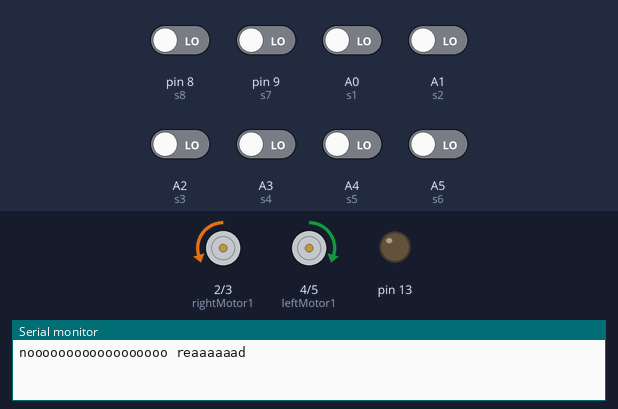
Bench run of a sketch on a simulated Arduino Uno, built with avr-gcc and run on an emulated ATmega328P. On the bench: motor-driver pin pairs drawn as motors (green arrow = first pin HIGH = forward, orange = second pin HIGH = backward, longer = more drive, scaled by the enable pin), output pins drawn as LEDs (lit = HIGH), the last lines printed to the serial monitor. The test bench sets the inputs (shaded band); at power-on: A0 (s1), A1 (s2), A2 (s3), A3 (s4), A4 (s5), A5 (s6), pin 8 (s8), pin 9 (s7) LOW.

Above: at 1.2 s.
1.3 s: A4 (s5) driven HIGH
At 1.9 s:
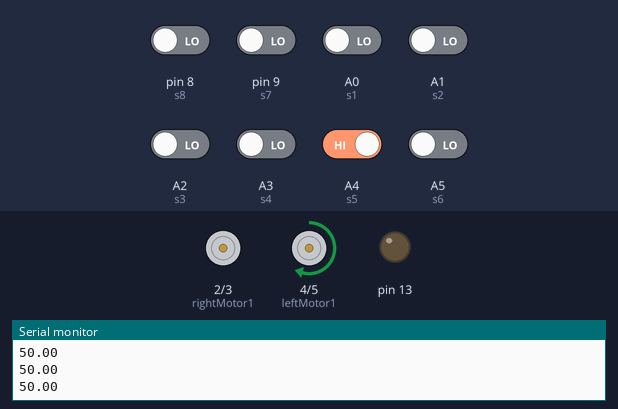
2.8 s: A0 (s1) driven HIGH
At 3.2 s:
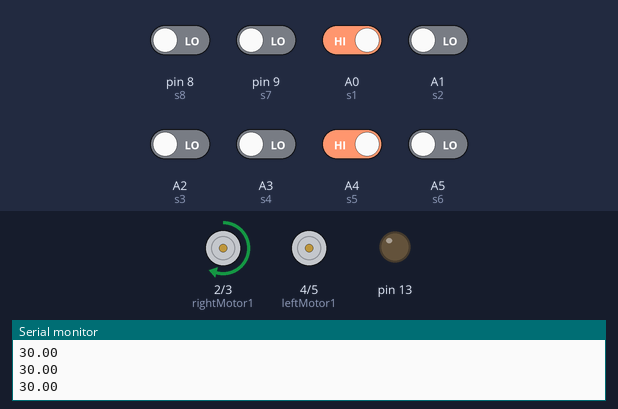
4.3 s: pin 8 (s8) driven HIGH
At 5.5 s:
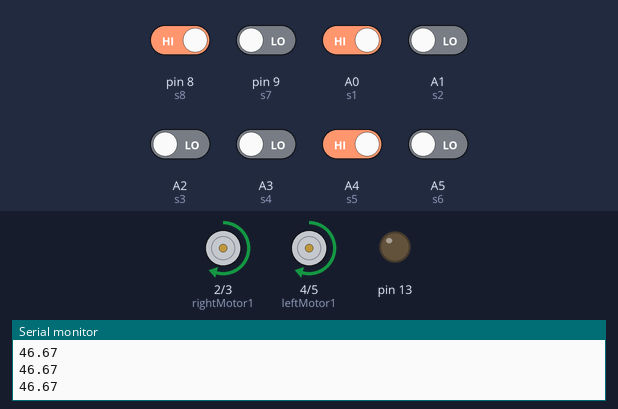
5.8 s: pin 8 (s8) driven LOW
At 6.7 s:
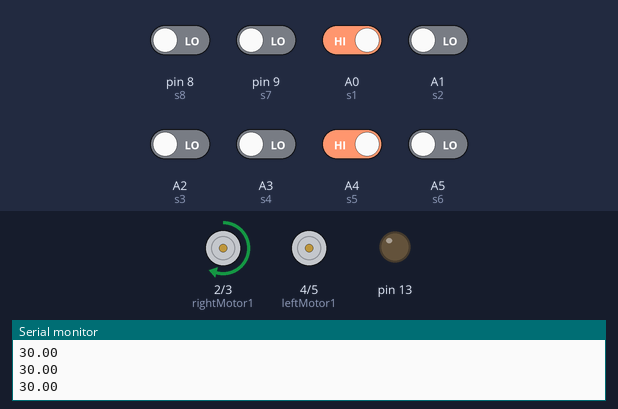
7.3 s: A4 (s5) driven LOW
At 7.8 s:
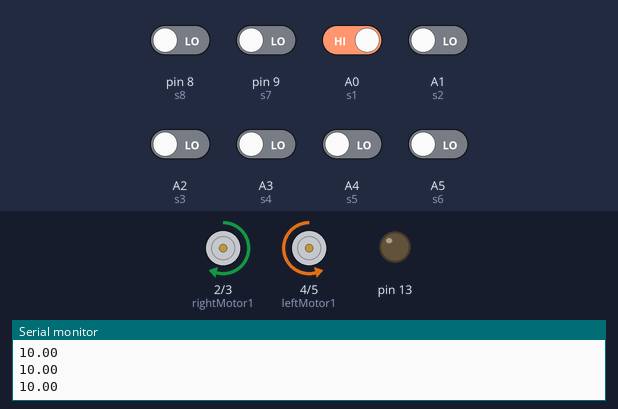
8.8 s: pin 9 (s7) driven HIGH
At 10.1 s:
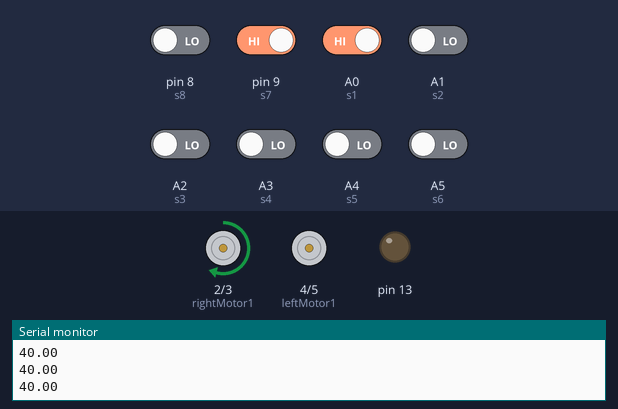
Timing chart, 0 to 11.3 s (numbered marks = the images above; inputs shaded):
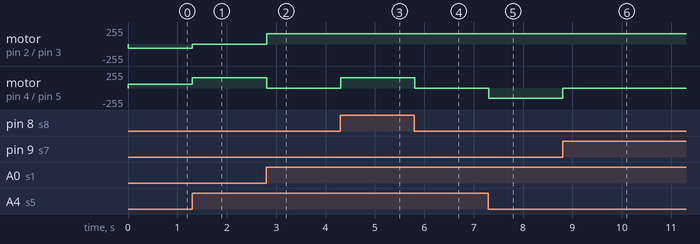

The sketch:

test_and_joyetu_untouched.ino
```cpp
#define rightMaxSpeed 100 // max speed of the robot
#define leftMaxSpeed 100 // max speed of the robot
int rightBaseSpeed =60 ;// this is the speed at which the motors should spin when the robot is perfectly on the line
int leftBaseSpeed  =60; // this is the speed at which the motors should spin when the robot is perfectly on the line
#define NUM_SENSORS  8     // number of sensors used
#define TIMEOUT       2500  // waits for 2500 us for sensor outputs to go low
#define timegap   10
int base =155;
int senval[8];
bool checkflag =false;
char arr[100];
#define rightMotor1 2
#define rightMotor2 3
#define rightMotorPWM 10
#define leftMotor1 4
#define leftMotor2 5
#define leftMotorPWM 11

#define moveforward();    analogWrite(leftMotorPWM,leftBaseSpeed);analogWrite(rightMotorPWM,rightBaseSpeed);digitalWrite(leftMotor1, HIGH); digitalWrite(leftMotor2, LOW); digitalWrite(rightMotor1, HIGH); digitalWrite(rightMotor2, LOW)
#define movebackward();   analogWrite(leftMotorPWM,leftBaseSpeed);analogWrite(rightMotorPWM,rightBaseSpeed);digitalWrite(leftMotor1, LOW); digitalWrite(leftMotor2, HIGH); digitalWrite(rightMotor1, LOW); digitalWrite(rightMotor2, HIGH)
#define rotateleft();     analogWrite(leftMotorPWM,leftBaseSpeed);analogWrite(rightMotorPWM,rightBaseSpeed);digitalWrite(leftMotor1, LOW); digitalWrite(leftMotor2, HIGH); digitalWrite(rightMotor1, HIGH); digitalWrite(rightMotor2, LOW)
#define rotateright();    analogWrite(leftMotorPWM,leftBaseSpeed);analogWrite(rightMotorPWM,rightBaseSpeed);digitalWrite(leftMotor1, HIGH); digitalWrite(leftMotor2, LOW); digitalWrite(rightMotor1, LOW); digitalWrite(rightMotor2, HIGH)
#define turnleft();       analogWrite(leftMotorPWM,leftBaseSpeed);analogWrite(rightMotorPWM,rightBaseSpeed);digitalWrite(leftMotor1, LOW); digitalWrite(leftMotor2, LOW); digitalWrite(rightMotor1, HIGH); digitalWrite(rightMotor2, LOW)
#define turnright();      analogWrite(leftMotorPWM,leftBaseSpeed);analogWrite(rightMotorPWM,rightBaseSpeed);digitalWrite(leftMotor1, HIGH); digitalWrite(leftMotor2, LOW); digitalWrite(rightMotor1, LOW); digitalWrite(rightMotor2, LOW)
#define revleft();        analogWrite(leftMotorPWM,leftBaseSpeed);analogWrite(rightMotorPWM,rightBaseSpeed);digitalWrite(leftMotor1, LOW); digitalWrite(leftMotor2, LOW); digitalWrite(rightMotor1, LOW); digitalWrite(rightMotor2, HIGH)
#define revright();       analogWrite(leftMotorPWM,leftBaseSpeed);analogWrite(rightMotorPWM,rightBaseSpeed);digitalWrite(leftMotor1, LOW); digitalWrite(leftMotor2, HIGH); digitalWrite(rightMotor1, LOW); digitalWrite(rightMotor2, LOW)
#define nomove();         analogWrite(leftMotorPWM,leftBaseSpeed);analogWrite(rightMotorPWM,rightBaseSpeed);digitalWrite(leftMotor1, LOW); digitalWrite(leftMotor2, LOW); digitalWrite(rightMotor1, LOW); digitalWrite(rightMotor2, LOW)


void setup()
{
  Serial.begin(9600);
  pinMode(rightMotor1, OUTPUT);
  pinMode(rightMotor2, OUTPUT);
  pinMode(rightMotorPWM, OUTPUT);
  pinMode(leftMotor1, OUTPUT);
  pinMode(leftMotor2, OUTPUT);
  pinMode(leftMotorPWM, OUTPUT);
  pinMode(13, OUTPUT);
  pinMode(A0, INPUT);pinMode(A1, INPUT);pinMode(A2, INPUT);pinMode(A3, INPUT);
  pinMode(A4, INPUT);pinMode(A5, INPUT);pinMode(8, INPUT);pinMode(9, INPUT);

}


//JOYETU VAI


bool online(int x)
{
  if(x==1)return true;
  return false;
}


void readsensors()
{
  senval[0]=digitalRead(A0);  senval[1]=digitalRead(A1);  senval[2]=digitalRead(A2);senval[3]=digitalRead(A3);  senval[4]=digitalRead(A4);  senval[5]=digitalRead(A5);
  senval[6]=digitalRead(9);  senval[7]=digitalRead(8);
//  for(int i=0;i<8;i++){Serial.print(senval[i]);}
//  Serial.println("");
}

bool onisection()
{
  readsensors();
  if((online(senval[0])&&online(senval[1])&&online(senval[2]))||(online(senval[5])&&online(senval[6])&&online(senval[7]))||(online(senval[5])&&online(senval[6])&&online(senval[7])&&online(senval[0])&&online(senval[1])&&online(senval[2]))){return true;}
  return false;
}
bool leftroad()
{
  readsensors();
  if(online(senval[0])&&online(senval[1])&&online(senval[2])&&online(senval[3])){return true;}
  return false;
}
bool rightroad()
{
  readsensors();
  if(online(senval[4])&&online(senval[5])&&online(senval[6])&&online(senval[7])){return true;}
  return false;
}
bool straight()
{
  //delay(timegap);
  readsensors();
  if(online(senval[3])||online(senval[4])){/*digitalWrite(13,HIGH);*/return true;}
  return false;
}
bool noroad()
{
  readsensors();
  if(!online(senval[0])&& !online(senval[1])&&!online(senval[2])&& !online(senval[3])&&!online(senval[4])&&! online(senval[5])&&!online(senval[6])&& !online(senval[7]))
  {
    Serial.print("noooooooooooooooooo reaaaaaad");
    return true;
  }
  return false;
}
void printval()
{

}
bool checkpoint()
{
  readsensors();
  if(online(senval[2])&&online(senval[3])&&online(senval[4])&&online(senval[5])&&!online(senval[0])&&!online(senval[7])){checkflag=true;}
  if(checkflag&&online(senval[0])&&online(senval[7])){return true;}
  if(!(online(senval[2])&&online(senval[3])&&online(senval[4])&&online(senval[5]))){checkflag=false;return false;}
  return false;
}


//NAVID PART


//Motor left
int enableA = rightMotorPWM;
int MotorA1 = rightMotor2;
int MotorA2 = rightMotor1;

//Motor right
int enableB = leftMotorPWM;
int MotorB1 = leftMotor2;
int MotorB2 = leftMotor1;


//sensor
int s1 = A0;
int s2 = A1;
int s3 = A2;
int s4 = A3;
int s5 = A4;
int s6 = A5;
int s7 = 9;
int s8 = 8;

bool first=false;
bool secoend=false;
int handler=0;
int sensorValue[]={0,0,0,0,0,0,0,0};

void readSensors()
{
  sensorValue[0]=digitalRead(s1);
  sensorValue[1]=digitalRead(s2);
  sensorValue[2]=digitalRead(s3);
  sensorValue[3]=digitalRead(s4);
  sensorValue[4]=digitalRead(s5);
  sensorValue[5]=digitalRead(s6);
  sensorValue[6]=digitalRead(s7);
  sensorValue[7]=digitalRead(s8);

}

void stop()
{
    digitalWrite (MotorA1, LOW);
    digitalWrite (MotorB1, LOW);

    digitalWrite (MotorA2, LOW);
    digitalWrite (MotorB2, LOW);
}

void goLeft()
{

    digitalWrite (MotorA1, LOW);
    digitalWrite (MotorB1, LOW);
    digitalWrite (MotorA2, LOW);
    digitalWrite (MotorB2, HIGH);
    //delay(10);
}

void turnLeft()
{
    digitalWrite (MotorA1, HIGH);
    digitalWrite (MotorB1, LOW);
    digitalWrite (MotorA2, LOW);
    digitalWrite (MotorB2, HIGH);
}

void goRight()
{
    digitalWrite (MotorA1, LOW);
    digitalWrite (MotorB1, LOW);
    digitalWrite (MotorA2, HIGH);
    digitalWrite (MotorB2, LOW);
    //delay(10);
}
void turnRight()
{
    digitalWrite (MotorA1, LOW);
    digitalWrite (MotorB1, HIGH);
    digitalWrite (MotorA2, HIGH);
    digitalWrite (MotorB2, LOW);
}

void goFront()
{
    digitalWrite (MotorA1, LOW);
    digitalWrite (MotorB1, LOW);
    digitalWrite (MotorA2, HIGH);
    digitalWrite (MotorB2, HIGH);
}

void goBack()
{
    digitalWrite (MotorA1, HIGH);
    digitalWrite (MotorB1, HIGH);
    digitalWrite (MotorA2, LOW);
    digitalWrite (MotorB2, LOW);
}


void autoBalance()
{

    readSensors();

    analogWrite (enableA, base);
    analogWrite (enableB, base);
    float sum=0;
    float track=0;
    float avg=0;
    for(int i=0 ;i<8;i++)
    {
      sum=sum+(sensorValue[i]*10*(i+1));


      if(sensorValue[i]==1)
      {
        track++;
      }
    }
    if(track!=0)
    {
      avg=(sum/track);
    }else{
      avg=0;
    }

    if(avg==0 && first==true)
    {
//      analogWrite (enableA, 40);
//      analogWrite (enableB, 40);
      turnRight();
      //delay(50);
      //first==false;
      //Serial.println("r8" );
    }
    else if(avg==0 && secoend==true)
    {
//      analogWrite (enableA, 40);
//      analogWrite (enableB, 40);
      turnLeft();
      //delay(50);
      //Serial.println("left" );
    }
    else if(avg<=20 )
    {
//      analogWrite (enableA, 55);
//      analogWrite (enableB, 55);
      turnRight();
      first=true;
      secoend=false;
    }
   else if(avg<=42 )
    {
//      analogWrite (enableA, 50);
//      analogWrite (enableB, 50);
      goRight();
      first=true;
      secoend=false;
    }

    else if(avg>=67 )
    {
//      analogWrite (enableA, 55);
//      analogWrite (enableB, 55);
      turnLeft();
      first=false;
      secoend=true;
    }
    else if(avg>=47 )
    {
//      analogWrite (enableA, 50);
//      analogWrite (enableB, 50);
      goLeft();
      first=false;
      secoend=true;
    }
    else if(avg>42 && avg<47)
    {
      goFront();

    }
    Serial.println(avg );

}


void loop()
{

  readsensors();
//  autoBalance();

  int x=0;
  while(!checkpoint())
  {
    if(noroad())
    {
       do{readsensors();rotateright();}while(!online(senval[4])); arr[x]='b'; x++;
    }
    else if(!onisection()){ autoBalance(); }
    else if(onisection())
    {
       if(leftroad())
       { //moveforward();delay(timegap);
         Serial.println("IN Left");
         do{readsensors();rotateleft();}while(online(senval[3])||online(senval[4]));
         do{readsensors();rotateleft();}while(!online(senval[3]));
         arr[x]='l'; x++;
       }
       else if(!leftroad())
       {
         //moveforward(); delay(timegap);
         do{ readsensors(); moveforward(); }while(online(senval[7]));
         Serial.println("NOt Left");
         readsensors();
         if(online(senval[3])||online(senval[4])){moveforward(); arr[x]='s';x++;}
         else if(!online(senval[3]&&!online(senval[4])))
           { do{readsensors();rotateright();}while(!online(senval[4])); arr[x]='r';x++;}
       }

     }

   }
   do{readsensors();rotateright();}while(online(senval[4]));
   do{readsensors();rotateright();}while(!online(senval[4]));


}
```

Measured:
- after the input at 1.3 s, motor on pin 2 (rightMotor1) / pin 3 (rightMotor2): backward 60/255 → stopped at once; motor on pin 4 (leftMotor1) / pin 5 (leftMotor2): forward 60/255 → forward 155/255 at once
- after the input at 2.8 s, motor on pin 2 (rightMotor1) / pin 3 (rightMotor2): stopped → forward 155/255 at once; motor on pin 4 (leftMotor1) / pin 5 (leftMotor2): forward 155/255 → stopped at once
- after the input at 4.3 s, motor on pin 4 (leftMotor1) / pin 5 (leftMotor2): stopped → forward 155/255 at once
- after the input at 5.8 s, motor on pin 4 (leftMotor1) / pin 5 (leftMotor2): forward 155/255 → stopped at once
- after the input at 7.3 s, motor on pin 4 (leftMotor1) / pin 5 (leftMotor2): stopped → backward 155/255 at once
- after the input at 8.8 s, motor on pin 4 (leftMotor1) / pin 5 (leftMotor2): backward 155/255 → stopped at once
